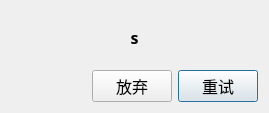
<?xml version="1.0" encoding="UTF-8"?>
<ui version="4.0">
 <class>clsRetryDialog</class>
 <widget class="QDialog" name="clsRetryDialog">
  <property name="geometry">
   <rect>
    <x>0</x>
    <y>0</y>
    <width>269</width>
    <height>113</height>
   </rect>
  </property>
  <property name="windowTitle">
   <string>重试窗口</string>
  </property>
  <property name="styleSheet">
   <string notr="true">clsRetryDialog
{
	
	background-color: rgb(148, 148, 248);
}</string>
  </property>
  <layout class="QVBoxLayout" name="verticalLayout_2">
   <item>
    <layout class="QVBoxLayout" name="verticalLayout">
     <item>
      <widget class="QLabel" name="lblMsg">
       <property name="minimumSize">
        <size>
         <width>0</width>
         <height>32</height>
        </size>
       </property>
       <property name="font">
        <font>
         <family>楷体</family>
         <pointsize>12</pointsize>
         <weight>75</weight>
         <bold>true</bold>
        </font>
       </property>
       <property name="text">
        <string>s</string>
       </property>
       <property name="alignment">
        <set>Qt::AlignCenter</set>
       </property>
      </widget>
     </item>
     <item>
      <layout class="QHBoxLayout" name="horizontalLayout">
       <item>
        <spacer name="horizontalSpacer">
         <property name="orientation">
          <enum>Qt::Horizontal</enum>
         </property>
         <property name="sizeHint" stdset="0">
          <size>
           <width>40</width>
           <height>20</height>
          </size>
         </property>
        </spacer>
       </item>
       <item>
        <widget class="QPushButton" name="btnGiveUp">
         <property name="minimumSize">
          <size>
           <width>0</width>
           <height>32</height>
          </size>
         </property>
         <property name="font">
          <font>
           <family>楷体</family>
           <pointsize>12</pointsize>
          </font>
         </property>
         <property name="text">
          <string>放弃</string>
         </property>
        </widget>
       </item>
       <item>
        <widget class="QPushButton" name="btnRetry">
         <property name="minimumSize">
          <size>
           <width>0</width>
           <height>32</height>
          </size>
         </property>
         <property name="font">
          <font>
           <family>楷体</family>
           <pointsize>12</pointsize>
          </font>
         </property>
         <property name="text">
          <string>重试</string>
         </property>
         <property name="default">
          <bool>true</bool>
         </property>
        </widget>
       </item>
      </layout>
     </item>
    </layout>
   </item>
  </layout>
 </widget>
 <resources/>
 <connections/>
</ui>
